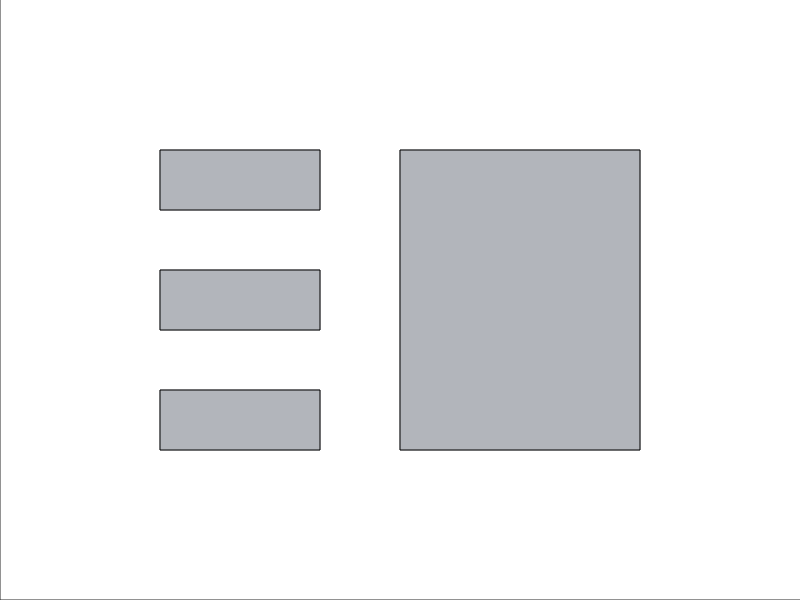

Recreate this plot in MATLAB. (Note: this script raises an error after producing the figure.)
%close level selection interface
close all

%establish wall positions
%          x1 y1  x2  y2
walls = [  2  2.5   4   2.5; ...
           2  3.5   4   3.5; ...
           2  2.5   2   3.5; ...
           4  2.5   4   3.5; ...
           2  4.5   4   4.5; ...
           2  5.5   4   5.5; ...
           2  4.5   2   5.5; ...
           4  4.5   4   5.5; ...
           2  6.5   4   6.5; ...
           2  7.5   4   7.5; ...
           2  6.5   2   7.5; ...
           4  6.5   4   7.5; ...
           5  2.5   8   2.5; ...
           5  7.5   8   7.5; ...
           5  2.5   5   7.5; ...
           8  2.5   8   7.5];

%define initial velocity, timestep, and coefficient of restitution
coefficient_of_restitution = 1;
timestep = 0.1;
v0 = 1.0;

%set the axis field to 10 x 10
fig = figure('Color', 'white');
axis ([0 10 0 10]);
set(fig, 'Position', [440 378 500 500])
set(gca,'position',[0 0 1 1],'units','normalized')

%turn off the tick labels
set(gca, 'XTick', [])
set(gca, 'YTick', [])

%define grey color
grey = [179, 182, 188] ./ 256;

%plot the walls (indices 1 and 3 are x positions, indices 2 and 4 are y
%positions)
w1 = line(walls(1:4,[1 3])',walls(1:4,[2 4])', 'Color', grey);
w2 = line(walls(5:8,[1 3])',walls(5:8,[2 4])', 'Color', grey);
w3 = line(walls(9:12,[1 3])',walls(9:12,[2 4])', 'Color', grey);
w4 = line(walls(13:16,[1 3])',walls(13:16,[2 4])', 'Color', grey);
%patch the inside of the walls to give appearance of solid shape
shape1 = patch([2 4 4 2 2], [2.5 2.5 3.5 3.5 2.5], grey);
shape2 = patch([2 4 4 2 2], [4.5 4.5 5.5 5.5 4.5], grey);
shape3 = patch([2 4 4 2 2], [6.5 6.5 7.5 7.5 6.5], grey);
shape4 = patch([5 8 8 5 5], [2.5 2.5 7.5 7.5 2.5], grey);

%select position and launch angle of ball
[x0, y0, launchX, launchY, b_init, arrow] = userSelect([2 4 4 2 2 NaN...
    2 4 4 2 2 NaN 2 4 4 2 2 NaN 5 8 8 5 5], [2.5 2.5 3.5 3.5 2.5 NaN...
    4.5 4.5 5.5 5.5 4.5 NaN 6.5 6.5 7.5 7.5 6.5 NaN 2.5 2.5 7.5 7.5 2.5]);

%use keyboard commands to reselect current position/angle or to launch ball
%force entry into loops
key = 0;
while key~=1
    waitforbuttonpress
    key=get(fig,'CurrentCharacter');
    if key == 'r'
        %remove the current arrow and ball
        delete(b_init)
        delete(arrow)
        %reset position and angle of ball
        [x0, y0, launchX, launchY, b_init, arrow] = userSelect([2 4 4 2 2 NaN...
    2 4 4 2 2 NaN 2 4 4 2 2 NaN 5 8 8 5 5], [2.5 2.5 3.5 3.5 2.5 NaN...
    4.5 4.5 5.5 5.5 4.5 NaN 6.5 6.5 7.5 7.5 6.5 NaN 2.5 2.5 7.5 7.5 2.5]);
        %break out of the loop
        key = 0;
    elseif key == 32
        %remove the arrow from the plot
        delete(arrow)
        
        %determine components of velocity 
        [vx, vy] = calculateVelocity(v0, x0, y0, launchX, launchY);
        
        %plot initial ball image
        [ballState, oldBallState, trail] = initialPlot(x0, y0, vx, vy);
        
        %while the ball is within the bounds of the screen
        while ballState(1) < 10 && ballState(1) > 0 && ballState(2) < 10 ...
                && ballState(2) > 0
            
            %update the plot and the ball states
            [ballState, oldBallState, wallCollide] = updatePlot(ballState, oldBallState,...
            b_init, trail, timestep, walls, coefficient_of_restitution);
            
            %if the ball collides with the shape (meaning the velocity has
            %changed)
            if ballState(end, 3) ~= oldBallState(end-1, 3) || ballState(end, 4)...
                    ~= oldBallState(end-1, 4)
                %if the ball collided with the first shape
                if (wallCollide(2) == 2.5 || wallCollide(2) == 3.5)...
                        && (wallCollide(1) == 2 || wallCollide(1) == 4)
                %make the first shape and corresponding walls disappear
                    delete(w1)
                    delete(shape1)
                    walls(1:4, :) = NaN(4,4);
                elseif wallCollide(2) == 4.5 || wallCollide(2) == 5.5
                %make the second shape and corresponding walls disappear
                    delete(w2)
                    delete(shape2)
                    walls(5:8, :) = NaN(4,4);
                elseif (wallCollide(2) == 6.5 || wallCollide(2) == 7.5)...
                        && (wallCollide(1) == 2 || wallCollide(1) == 4)
                    %make the second shape and corresponding walls disappear
                    delete(w3)
                    delete(shape3)
                    walls(9:12, :) = NaN(4,4);
                elseif wallCollide(1) == 5 || wallCollide(1) == 8
                    %make the second shape and corresponding walls disappear
                    delete(w4)
                    delete(shape4)
                    walls(13:16, :) = NaN(4,4);
                end
            end
            %pause to produce animation
            pause (0.01);
        end
        %break out of the loop
        key = 1;
    else
        key = 0;
    end
end

%check if level has been won
%if so, display winner screen
WinnerScreen([shape1, shape2, shape3, shape4], ballState(1), ballState(2),...
    'Level5.m')